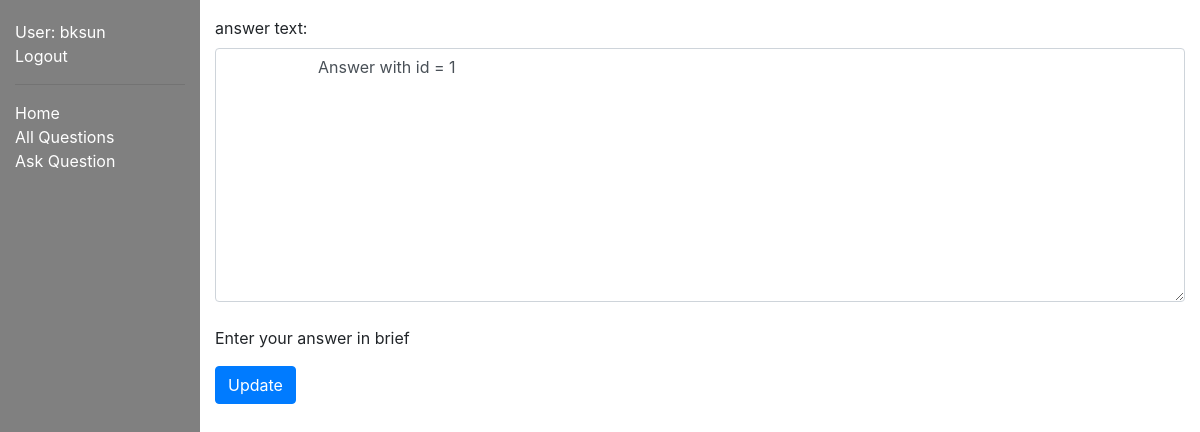
Page /myquora/answer/1/update/ (signed in) on the earlier database version.
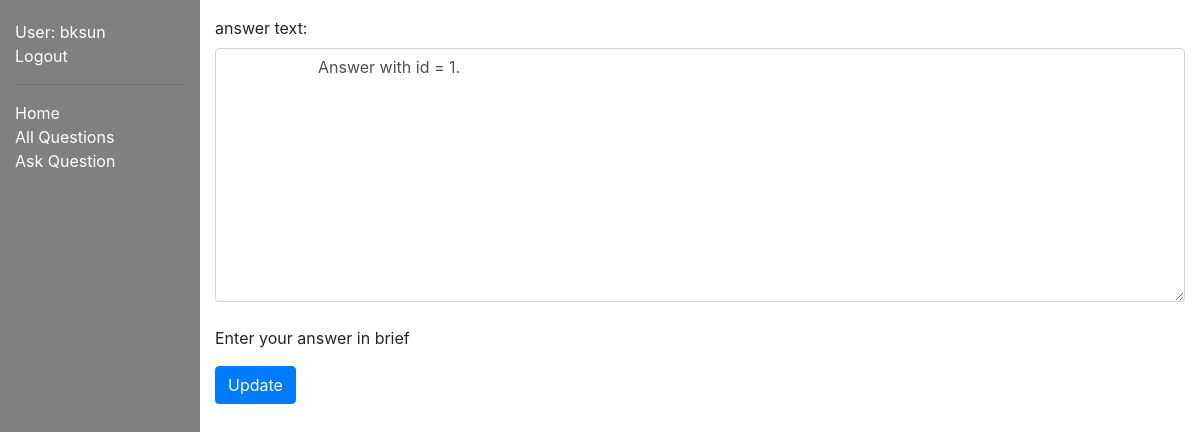
Same page on the later database version.
### myquora/models.py (models this page shows, shortened)
class Answer(models.Model):
    author = models.ForeignKey(Author, on_delete=models.SET_NULL, null=True)
    question = models.ForeignKey('Question', on_delete=models.SET_NULL, null=True)
    answer_text = models.TextField(max_length=2000, help_text='Write your answer here...')
    date_created = models.DateField(null=True, default=timezone.now())
    date_updated = models.DateField(null=True, default=timezone.now())
    upvote = models.IntegerField(default=0)
    downvote = models.IntegerField(default=0)
    views = models.IntegerField(default=0)

### myquora/views.py (the view, shortened to what this page needs)
# urls.py: path('answer/<int:pk>/update/', views.UpdateAnswer.as_view(), name='answer-update'),
class UpdateAnswer(LoginRequiredMixin, UpdateView):
    model = Answer
    fields = ['answer_text']
    template_name = 'myquora/answer_update_form.html'
    def get_context_data(self, **kwargs):
        context = super().get_context_data(**kwargs)
        answer_id = self.kwargs['pk']
        answer = Answer.objects.get(id=answer_id)
        self.pk = answer.question.id
        context['answer_text'] = answer.answer_text
        return context

### myquora/templates/myquora/answer_update_form.html (shortened to what this page needs)
{% extends "base_generic.html" %}
{% block content %}
    <form method="POST">
        <div class="form-group">
            <label for="id_answer_text">answer text:</label>
            <textarea class="form-control" name="answer_text" cols="40" rows="10" maxlength="1000" required id="id_answer_text">
                    {{answer_text}}
            </textarea>
            <br>
            <span class="helptext">Enter your answer in brief</span>
        </div>
        <button type="submit" class="btn btn-primary">Update</button>
    </form>
{% endblock %}

Differences in the rows shown:
changed Answer: answer_text "Answer with id = 1" → "Answer with id = 1."
